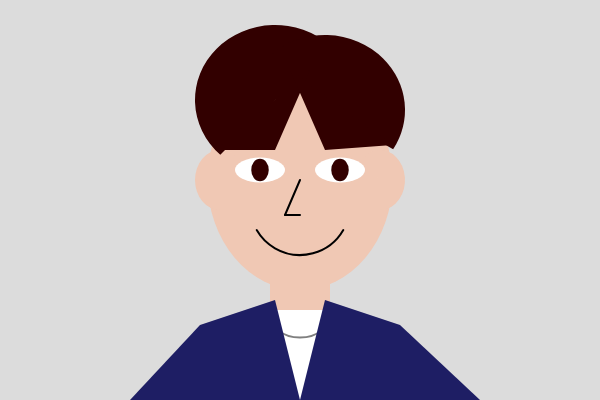
Frame 1 (no input)
Frame 60 (no input): identical to frame 1, image omitted
Frame 120 (the mouse pressed at the canvas centre since frame 60): identical to frame 1, image omitted

The p5.js sketch that drew this single still picture (run headless with seeded random() and noise() and a simulated clock; from frame 60 on, the mouse is pressed at the canvas centre):

// p5.js sketch
// ── sketch.js
function setup() {
  createCanvas(600, 400);
}

function draw() {
  background(220);
  
  //얼굴형
  noStroke()
  fill(240, 200, 180);
  ellipse(300, 180, 185, 220);
  
  //귀
  noStroke()
  fill(240, 200, 180);
  arc(220, 180, 50, 60, radians(90), radians(315));
  
  noStroke()
  fill(240, 200, 180);
  arc(380, 180, 50, 60, radians(225), radians(90));
  
  //머리카락
  noStroke()
  fill(50, 0, 0);
  arc(275, 100, 160, 150, radians(135), radians(330));
  
  noStroke()
  fill(50, 0, 0);
  arc(325, 110, 160, 150, radians(225), radians(30));
  
  noStroke()
  fill(50, 0, 0);
  triangle(215, 150, 275, 150, 310, 70);
  
  noStroke()
  fill(50, 0, 0);
  triangle(392.5, 145, 325, 150, 290, 70);
  
  //눈
  noStroke()
  fill(255);
  ellipse(260, 170, 50, 25);
  
  noStroke()
  fill(255);
  ellipse(340, 170, 50, 25);
  
  noStroke()
  fill(50, 0, 0);
  ellipse(260, 170, 17.5, 22.5);
  
  noStroke()
  fill(50, 0, 0);
  ellipse(340, 170, 17.5, 22.5);
  
  //코
  stroke(0)
  strokeWeight(2);
  line(300, 180, 285, 215);
  
  stroke(0)
  strokeWeight(2);
  line(285, 215, 300, 215);
  
  //입
  stroke(0)
  strokeWeight(2);
  noFill();
  arc(300, 205, 100, 100, radians(30), radians(150));
  
  //목
  noStroke()
  fill(240, 200, 180);
  rect(270, 260, 60, 50);
  
  //옷1
  noStroke()
  fill(255);
  rect(270, 310, 60, 100);
  
  //목걸이
  stroke(127)
  strokeWeight(2);
  arc(300, 312.5, 62.5, 50, radians(0), radians(180));
  
  //옷2
  noStroke()
  fill(30, 30, 100);
  quad(130, 400, 200, 325, 275, 300, 300, 400);
  
  noStroke()
  fill(30, 30, 100);
  quad(480, 400, 400, 325, 325, 300, 300, 400);
}
